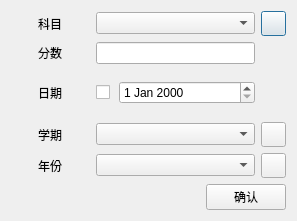
<?xml version="1.0" encoding="UTF-8"?>
<ui version="4.0">
 <class>Grade</class>
 <widget class="QDialog" name="Grade">
  <property name="geometry">
   <rect>
    <x>0</x>
    <y>0</y>
    <width>297</width>
    <height>221</height>
   </rect>
  </property>
  <property name="windowTitle">
   <string>Dialog</string>
  </property>
  <layout class="QVBoxLayout" name="verticalLayout" stretch="4,0">
   <item>
    <layout class="QGridLayout" name="gridLayout" rowstretch="1,1,1,1,1" columnstretch="2,4,1">
     <property name="rightMargin">
      <number>0</number>
     </property>
     <item row="4" column="0" alignment="Qt::AlignHCenter">
      <widget class="QLabel" name="label_5">
       <property name="text">
        <string>年份</string>
       </property>
      </widget>
     </item>
     <item row="0" column="0" alignment="Qt::AlignHCenter">
      <widget class="QLabel" name="label">
       <property name="text">
        <string>科目</string>
       </property>
      </widget>
     </item>
     <item row="3" column="0" alignment="Qt::AlignHCenter">
      <widget class="QLabel" name="label_4">
       <property name="text">
        <string>学期</string>
       </property>
      </widget>
     </item>
     <item row="0" column="1">
      <widget class="QComboBox" name="comboBox_subject"/>
     </item>
     <item row="2" column="0" alignment="Qt::AlignHCenter">
      <widget class="QLabel" name="label_3">
       <property name="text">
        <string>日期</string>
       </property>
      </widget>
     </item>
     <item row="1" column="1">
      <widget class="QLineEdit" name="lineEdit_grade"/>
     </item>
     <item row="3" column="1">
      <widget class="QComboBox" name="comboBox_semester"/>
     </item>
     <item row="1" column="0" alignment="Qt::AlignHCenter">
      <widget class="QLabel" name="label_2">
       <property name="text">
        <string>分数</string>
       </property>
      </widget>
     </item>
     <item row="2" column="1">
      <widget class="QWidget" name="widget" native="true">
       <property name="layoutDirection">
        <enum>Qt::LeftToRight</enum>
       </property>
       <layout class="QHBoxLayout" name="horizontalLayout" stretch="1,7">
        <property name="spacing">
         <number>3</number>
        </property>
        <property name="leftMargin">
         <number>0</number>
        </property>
        <property name="topMargin">
         <number>0</number>
        </property>
        <property name="rightMargin">
         <number>0</number>
        </property>
        <property name="bottomMargin">
         <number>0</number>
        </property>
        <item>
         <widget class="QCheckBox" name="checkBox">
          <property name="text">
           <string/>
          </property>
         </widget>
        </item>
        <item>
         <widget class="QDateEdit" name="dateEdit"/>
        </item>
       </layout>
      </widget>
     </item>
     <item row="4" column="1">
      <widget class="QComboBox" name="comboBox_year"/>
     </item>
     <item row="0" column="2">
      <widget class="QPushButton" name="pushButton_add1">
       <property name="minimumSize">
        <size>
         <width>25</width>
         <height>25</height>
        </size>
       </property>
       <property name="maximumSize">
        <size>
         <width>25</width>
         <height>25</height>
        </size>
       </property>
       <property name="styleSheet">
        <string notr="true">#pushButton_add1{
Border-image:url(:/images/add.png);
}
#pushButton_add1:pressed{
border: 1px solid rgb(24, 103, 155);
border-radius: 5px;
background-color: rgb(124, 203, 255);
color: white;
}</string>
       </property>
       <property name="text">
        <string/>
       </property>
      </widget>
     </item>
     <item row="3" column="2">
      <widget class="QPushButton" name="pushButton_add2">
       <property name="minimumSize">
        <size>
         <width>25</width>
         <height>25</height>
        </size>
       </property>
       <property name="maximumSize">
        <size>
         <width>25</width>
         <height>25</height>
        </size>
       </property>
       <property name="styleSheet">
        <string notr="true">#pushButton_add2{
Border-image:url(:/images/add.png);
}
#pushButton_add2:pressed{
border: 1px solid rgb(24, 103, 155);
border-radius: 5px;
background-color: rgb(124, 203, 255);
color: white;
}</string>
       </property>
       <property name="text">
        <string/>
       </property>
      </widget>
     </item>
     <item row="4" column="2">
      <widget class="QPushButton" name="pushButton_add3">
       <property name="minimumSize">
        <size>
         <width>25</width>
         <height>25</height>
        </size>
       </property>
       <property name="maximumSize">
        <size>
         <width>25</width>
         <height>25</height>
        </size>
       </property>
       <property name="styleSheet">
        <string notr="true">#pushButton_add3{
Border-image:url(:/images/add.png);
}
#pushButton_add3:pressed{
border: 1px solid rgb(24, 103, 155);
border-radius: 5px;
background-color: rgb(124, 203, 255);
color: white;
}</string>
       </property>
       <property name="text">
        <string/>
       </property>
      </widget>
     </item>
    </layout>
   </item>
   <item>
    <layout class="QHBoxLayout" name="horizontalLayout_2">
     <item>
      <spacer name="horizontalSpacer">
       <property name="orientation">
        <enum>Qt::Horizontal</enum>
       </property>
       <property name="sizeHint" stdset="0">
        <size>
         <width>40</width>
         <height>20</height>
        </size>
       </property>
      </spacer>
     </item>
     <item>
      <widget class="QPushButton" name="pushButton">
       <property name="text">
        <string>确认</string>
       </property>
      </widget>
     </item>
    </layout>
   </item>
  </layout>
 </widget>
 <resources/>
 <connections/>
</ui>
